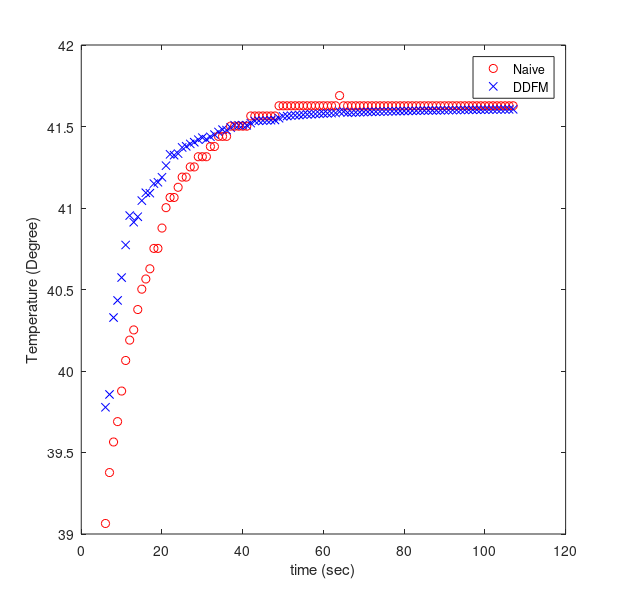

Write MATLAB code to recreate this figure.
% Script for DDFM method tested on a thermeter scene
% Yu LIU, supervised by Prof. Ivan Markovsky
% 2015-2016 EIT Project
% Experiment 2-1

% content
% -read exsisted data
% -carry out the RLS step by step DDFM
% -Kalman Filter


clear
close all

% Using system identification toolbox provided
addpath(genpath('slra-slra-c3aa24c'),'data');

% Load exsisted data
load('dataseg_1.mat', 'data');

y = data';
n = 2; % system order => 1 : known
g = 1; opt = []; % G mat => 1 : known 

figure(1)
% implementation with iteration
% with pre-loaded data, fixed length T
f = 1; % [!] setting forgetting factor

finv = 1 / f;
T = size(y,1);
nc = n+1;
for i=1:T
    if i>=2
        dy(i-1)=y(i)-y(i-1);
        if i>n
            b(i-n)=y(i);
            A(i-n,:) = [g, dy(i-n:i-1)];
            if i==n*2+1
                Ai = A(1:nc, 1:nc);
                x(:,nc) = pinv(Ai) * (b(1:nc))';
                p = pinv(Ai' * Ai);
            elseif i>n*2+1
                ii = i-n;
                Ai = A(ii, :);
                k = finv * p * Ai' / (1 + finv * Ai * p * Ai');
                x(:, ii) = x(:, ii- 1) + k * (b(ii) - Ai * x(:, ii - 1));
                p  = 1 / f * (p - k * Ai * p);
                uh(i) = x(1,ii);
                er_(i) = abs(uh(i)-y(i));
                plot(i,y(i),'ro');
                hold on
                plot(i,uh(i),'bx');
                hold on
                %pause(0.1)
            end
        end
    end
end
legend('Naive','DDFM');
xlabel('time (sec)');
ylabel('Temperature (Degree)');
%title('Applying DDFM for temperature sensing')

set(gcf, 'PaperSize', [6.25 6]);
set(gcf, 'PaperPositionMode', 'manual');
set(gcf, 'PaperPosition', [0 0 6.25 6]);

set(gcf, 'PaperUnits', 'inches');
set(gcf, 'PaperSize', [6.25 6]);
set(gcf, 'PaperPositionMode', 'manual');
set(gcf, 'PaperPosition', [0 0 6.25 6]);

set(gcf, 'renderer', 'painters');
print(gcf, '-dpdf', 'fig1_appDDFM.pdf');
%print(gcf, '-dpng', 'my-figure.png');
%print(gcf, '-depsc2', 'my-figure.eps');

